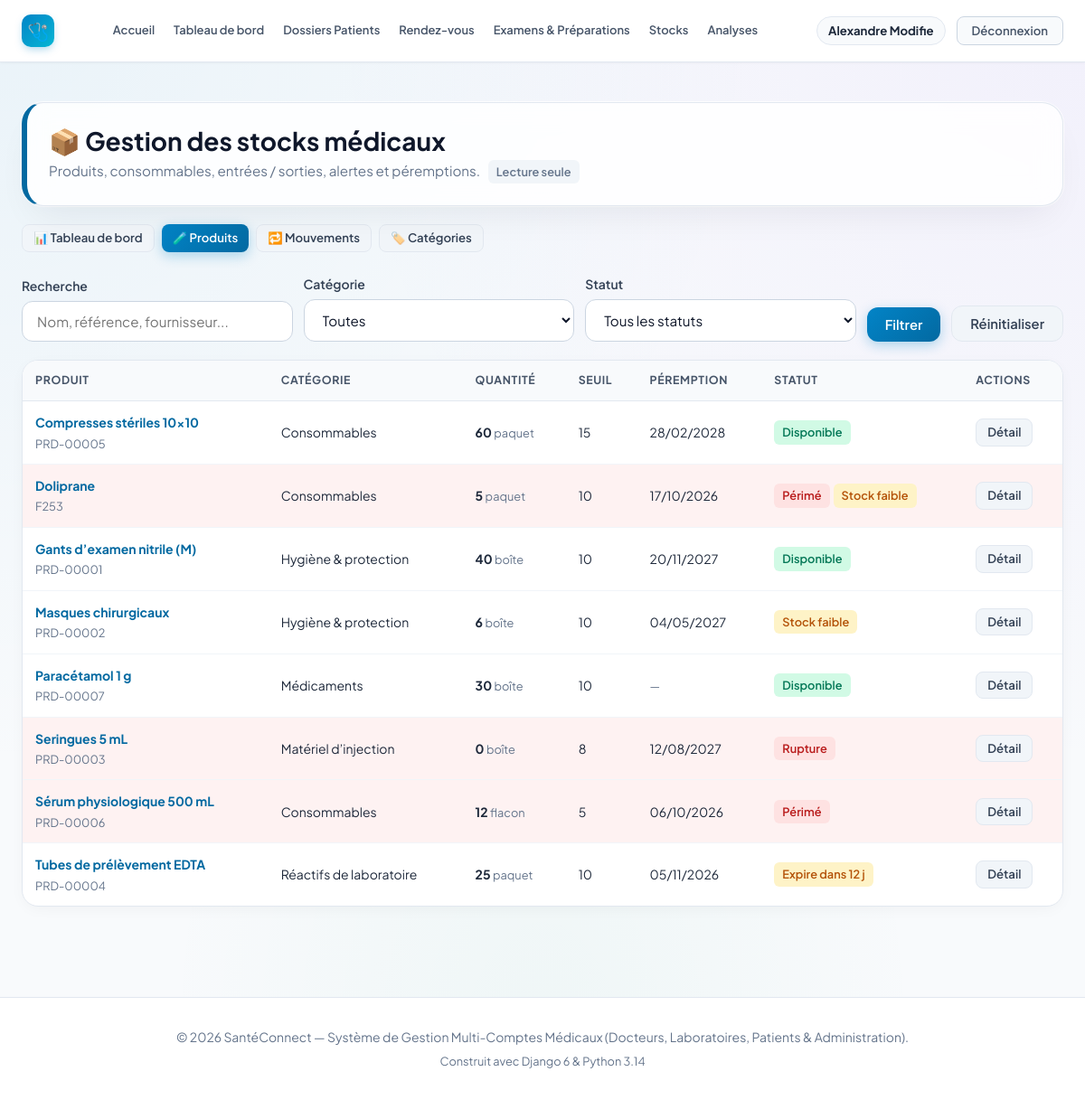
The app's page /stock/produits/ (signed in) with its own data.
### accounts/models.py (models this page shows, shortened)
class User(AbstractUser):
    class Role(models.TextChoices):
        ADMIN = 'ADMIN', 'Administrateur'
        DOCTEUR = 'DOCTEUR', 'Docteur'
        LABORATOIRE = 'LABORATOIRE', 'Laboratoire'
        PATIENT = 'PATIENT', 'Patient'
    role = models.CharField(
        max_length=20,
        choices=Role.choices,
        default=Role.PATIENT,
        verbose_name="Rôle utilisateur"
    )
    phone = models.CharField(max_length=25, blank=True, null=True, verbose_name="Téléphone")
    address = models.CharField(max_length=255, blank=True, null=True, verbose_name="Adresse")
    city = models.CharField(max_length=100, blank=True, null=True, verbose_name="Ville")
    is_verified = models.BooleanField(
        default=False,
        verbose_name="Compte certifié / validé",
        help_text="Coché par l'administrateur pour valider l'activité d'un docteur ou laboratoire."
    )
    objects = CustomUserManager()
    class Meta:
        verbose_name = "Utilisateur"
        verbose_name_plural = "Tous les Utilisateurs"
    @property
    def is_doctor(self):
        return self.role == self.Role.DOCTEUR
    @property
    def is_laboratory(self):
        return self.role == self.Role.LABORATOIRE
    @property
    def is_patient(self):
        return self.role == self.Role.PATIENT
    @property
    def is_admin_user(self):
        return self.role == self.Role.ADMIN or self.is_superuser

### stock/models.py (models this page shows, shortened)
class Produit(models.Model):
    class Unite(models.TextChoices):
        UNITE = "UNITE", "Unité"
        BOITE = "BOITE", "Boîte"
        PAQUET = "PAQUET", "Paquet"
        FLACON = "FLACON", "Flacon"
        SACHET = "SACHET", "Sachet"
        KIT = "KIT", "Kit"
        LITRE = "LITRE", "Litre"
    nom = models.CharField("Nom du produit", max_length=150)
    reference = models.CharField(
        "Référence", max_length=50, unique=True, null=True, blank=True,
        help_text="Laissez vide pour générer automatiquement (PRD-00001...).",
    )
    categorie = models.ForeignKey(
        Categorie, verbose_name="Catégorie", on_delete=models.SET_NULL,
        null=True, blank=True, related_name="produits",
    )
    unite = models.CharField("Unité", max_length=10, choices=Unite.choices, default=Unite.UNITE)
    fournisseur = models.CharField("Fournisseur", max_length=150, blank=True)
    emplacement = models.CharField(
        "Emplacement de stockage", max_length=100, blank=True,
        help_text="Ex. : Armoire B, étagère 2.",
    )
    prix_unitaire = models.DecimalField(
        "Prix unitaire (€)", max_digits=8, decimal_places=2, null=True, blank=True,
        validators=[MinValueValidator(0)],
    )
    quantite = models.PositiveIntegerField("Quantité en stock", default=0, editable=False)
    seuil_alerte = models.PositiveIntegerField(
        "Seuil d’alerte", default=10,
        help_text="Une alerte est affichée lorsque la quantité est inférieure ou égale à ce seuil.",
    )
    date_peremption = models.DateField(
        "Date de péremption", null=True, blank=True,
        help_text="Laissez vide pour un produit sans date de péremption.",
    )
    description = models.TextField("Description", blank=True)
    actif = models.BooleanField("Actif", default=True)
    created_at = models.DateTimeField(auto_now_add=True)
    updated_at = models.DateTimeField(auto_now=True)
    objects = ProduitQuerySet.as_manager()
    class Meta:
        verbose_name = "Produit médical"
        verbose_name_plural = "Produits médicaux"
        ordering = ["nom"]
    @property
    def jours_avant_peremption(self):
        if not self.date_peremption:
            return None
        return (self.date_peremption - timezone.localdate()).days
    @property
    def est_expire(self):
        jours = self.jours_avant_peremption
        return jours is not None and jours < 0
    @property
    def bientot_perime(self):
        jours = self.jours_avant_peremption
        return jours is not None and 0 <= jours <= seuil_peremption_jours()
    @property
    def en_rupture(self):
        return self.quantite == 0
    @property
    def stock_faible(self):
        return 0 < self.quantite <= self.seuil_alerte
    @property
    def statuts(self):
        res = []
        jours = self.jours_avant_peremption
        if self.est_expire:
            res.append(("expire", "Périmé", "danger"))
        elif self.bientot_perime:
            texte = "Expire aujourd’hui" if jours == 0 else f"Expire dans {jours} j"
            res.append(("bientot", texte, "pending"))
        if self.en_rupture:
            res.append(("rupture", "Rupture", "danger"))
        elif self.stock_faible:
            res.append(("faible", "Stock faible", "pending"))
        if not res:
            res.append(("normal", "Disponible", "verified"))
        return res

class Categorie(models.Model):
    nom = models.CharField("Nom", max_length=100, unique=True)
    description = models.CharField("Description", max_length=255, blank=True)
    class Meta:
        verbose_name = "Catégorie"
        verbose_name_plural = "Catégories"
        ordering = ["nom"]

### stock/views.py (the view)
# urls.py: path("produits/", views.produit_list, name="produit_list"),
@stock_consultation_requise
def produit_list(request):
    qs = Produit.objects.actifs().select_related("categorie")
    q = request.GET.get("q", "").strip()
    categorie = request.GET.get("categorie", "")
    statut = request.GET.get("statut", "")
    if q:
        qs = qs.filter(Q(nom__icontains=q) | Q(reference__icontains=q) | Q(fournisseur__icontains=q))
    if categorie.isdigit():
        qs = qs.filter(categorie_id=int(categorie))
    if statut in STATUT_FILTRES:
        qs = getattr(qs, STATUT_FILTRES[statut])()
    page, querystring = _paginer(request, qs)
    return render(request, "stock/produit_list.html", {
        "page_obj": page, "querystring": querystring, "q": q,
        "categorie_sel": categorie, "statut_sel": statut,
        "categories": Categorie.objects.all(), "statut_choices": STATUT_CHOICES,
        "can_manage": peut_gerer_stock(request.user),
    })

### stock/models.py (called while the page is built)
def seuil_peremption_jours():
    return getattr(settings, "STOCK_ALERTE_PEREMPTION_JOURS", 30)

    def actifs(self):
        return self.filter(actif=True)

### stock/permissions.py (called while the page is built)
def peut_consulter_stock(user):
    return user.is_authenticated and (user.is_admin_user or user.is_laboratory or user.is_doctor)

def peut_gerer_stock(user):
    return user.is_authenticated and (user.is_admin_user or user.is_laboratory)

def _creer_decorateur(verifier, message):
    def decorateur(vue):
        @wraps(vue)
        def enveloppe(request, *args, **kwargs):
            if not request.user.is_authenticated:
                return redirect_to_login(request.get_full_path())
            if not verifier(request.user):
                messages.error(request, message)
                return redirect("dashboard")
            return vue(request, *args, **kwargs)
        return enveloppe
    return decorateur

### stock/views.py (called while the page is built)
def _paginer(request, queryset, par_page=15):
    page = Paginator(queryset, par_page).get_page(request.GET.get("page"))
    params = request.GET.copy()
    params.pop("page", None)
    return page, params.urlencode()

### stock/templates/stock/produit_list.html (shortened to what this page needs)
{% extends 'base.html' %}
{% load static %}
{% block extra_css %}<link rel="stylesheet" href="{% static 'stock/stock.css' %}">{% endblock %}
{% block content %}
<div class="container">
    {% include 'stock/_header.html' with active='produits' %}
    <form method="get" class="filters-bar">
        <div class="form-group"><label class="form-label" for="f-q">Recherche</label>
            <input type="text" id="f-q" name="q" value="{{ q }}" class="form-input" placeholder="Nom, référence, fournisseur..."></div>
        <div class="form-group"><label class="form-label" for="f-cat">Catégorie</label>
            <select id="f-cat" name="categorie" class="form-select">
                <option value="">Toutes</option>
            </select></div>
        <div class="form-group"><label class="form-label" for="f-statut">Statut</label>
            <select id="f-statut" name="statut" class="form-select">
                {% for val, label in statut_choices %}<option value="{{ val }}" {% if statut_sel == val %}selected{% endif %}>{{ label }}</option>{% endfor %}
            </select></div>
        <button type="submit" class="btn btn-primary">Filtrer</button>
        <a href="{% url 'stock:produit_list' %}" class="btn btn-secondary">Réinitialiser</a>
    </form>
    <div class="table-responsive">
        <table class="data-table">
            <thead><tr>
                <th>Produit</th><th>Catégorie</th><th>Quantité</th><th>Seuil</th><th>Péremption</th><th>Statut</th><th>Actions</th>
            </tr></thead>
            <tbody>
            {% for p in page_obj %}
                <tr class="{% if p.est_expire or p.en_rupture %}row-danger{% endif %}">
                    <td><a href="{% url 'stock:produit_detail' p.pk %}"><strong>{{ p.nom }}</strong></a><br><span class="muted">{{ p.reference }}</span></td>
                    <td>{{ p.categorie.nom|default:"—" }}</td>
                    <td><strong>{{ p.quantite }}</strong> <span class="muted">{{ p.get_unite_display|lower }}</span></td>
                    <td>{{ p.seuil_alerte }}</td>
                    <td>{% if p.date_peremption %}{{ p.date_peremption|date:"d/m/Y" }}{% else %}<span class="muted">—</span>{% endif %}</td>
                    <td>{% include 'stock/_pills.html' with produit=p %}</td>
                    <td style="white-space:nowrap;">
                        <a href="{% url 'stock:produit_detail' p.pk %}" class="btn btn-secondary btn-sm">Détail</a>
                    </td>
                </tr>
            {% empty %}
                <tr><td colspan="7" class="empty-state" style="text-align:center;">Aucun produit ne correspond à votre recherche.</td></tr>
            {% endfor %}
            </tbody>
        </table>
    </div>
    <div style="height:40px;"></div>
</div>
{% endblock %}

### templates/base.html (shortened to what this page needs)
{% load static %}
<!DOCTYPE html>
<html lang="fr">
<head>
    <link rel="stylesheet" href="{% static 'css/style.css' %}?v=20261022_1">
    {% block extra_css %}{% endblock %}
</head>
<body>
    <nav class="navbar" id="main-navbar">
        <div class="container navbar-inner">
            <div class="navbar-brand-section">
                <a href="{% url 'home' %}" class="logo-brand" id="brand-logo-link">
                    <span class="logo-icon">🩺</span>
                </a>
            </div>
            <div class="nav-links" id="main-nav-links">
                <a href="{% url 'home' %}" class="nav-item-link" id="nav-home">Accueil</a>
                {% if user.is_authenticated %}
                <a href="{% url 'dashboard' %}" class="nav-item-link" id="nav-dashboard">Tableau de bord</a>
                {% if user.is_admin_user or user.is_doctor %}
                <a href="{% url 'dossiers_patients_list' %}" class="nav-item-link" id="nav-dossiers">Dossiers Patients</a>
                {% endif %}
                {% if user.is_admin_user or user.is_doctor or user.is_patient %}
                <a href="{% url 'rendezvous:rdv_list' %}" class="nav-item-link" id="nav-rendezvous">Rendez-vous</a>
                {% endif %}
                {% if user.is_admin_user or user.is_doctor %}
                <a href="{% url 'examens_list' %}" class="nav-item-link" id="nav-examens">Examens &amp; Préparations</a>
                {% endif %}
                {% if user.is_admin_user or user.is_laboratory or user.is_doctor %}
                <a href="{% url 'stock:dashboard' %}" class="nav-item-link" id="nav-stock">Stocks</a>
                {% endif %}
                {% if user.is_admin_user or user.is_laboratory or user.is_doctor %}
                <a href="{% url 'laboratoire:demande_list' %}" class="nav-item-link" id="nav-laboratoire">Analyses</a>
                {% endif %}
                {% endif %}
            </div>
            <div class="navbar-user-actions" id="nav-user-actions">
                {% if user.is_authenticated %}
                <div class="nav-user-badge" id="nav-user-profile">
                    <a href="{% url 'profile' %}" class="nav-user-name-link" id="nav-profile-edit" title="Mon profil">{{ user.first_name|default:user.username }}</a>
                </div>
                <a href="{% url 'logout' %}" class="nav-logout-btn" id="btn-nav-logout">Déconnexion</a>
                {% else %}
                <a href="{% url 'login' %}" class="btn btn-outline btn-sm" id="btn-nav-login">Connexion</a>
                <a href="{% url 'register' %}" class="btn btn-primary btn-sm" id="btn-nav-register">Créer un compte</a>
                {% endif %}
            </div>
        </div>
    </nav>
    <main style="flex: 1; padding: 24px 0 60px;">
        {% block content %}{% endblock %}
    </main>
    <footer class="footer">
        <div class="container">
            <p>© 2026 SantéConnect — Système de Gestion Multi-Comptes Médicaux (Docteurs, Laboratoires, Patients &
                Administration).</p>
            <p style="margin-top: 6px; font-size: 0.8rem; color: #64748b;">Construit avec Django 6 & Python 3.14</p>
        </div>
    </footer>
</body>
</html>

### stock/templates/stock/_pills.html
<div class="stock-pills">{% for code, label, css in produit.statuts %}<span class="status-pill {{ css }}">{{ label }}</span>{% endfor %}</div>

### stock/static/stock/stock.css (style rules this page uses)
.status-pill.danger { background: #fee2e2; color: #b91c1c; }
.stock-pills { display: flex; flex-wrap: wrap; gap: 4px; }
.row-danger { background: #fef2f2; }
.filters-bar { display: flex; flex-wrap: wrap; gap: 12px; align-items: flex-end; margin-bottom: 20px; }
.filters-bar .form-group { margin-bottom: 0; flex: 1 1 180px; }
.muted { color: var(--text-muted); font-size: 0.8rem; }

### records on screen
User: first_name "Alexandre Modifie"
Produit: nom "Compresses stériles 10x10", reference "PRD-00005", categorie.nom "Consommables", quantite "60", unite "paquet", seuil_alerte "15", date_peremption "28/02/2028", statuts "Disponible"
Produit: nom "Doliprane", reference "F253", categorie.nom "Consommables", quantite "5", unite "paquet", seuil_alerte "10", date_peremption "17/10/2026", statuts "Périmé" "Stock faible"
Produit: nom "Gants d’examen nitrile (M)", reference "PRD-00001", categorie.nom "Hygiène & protection", quantite "40", unite "boîte", seuil_alerte "10", date_peremption "20/11/2027", statuts "Disponible"
Produit: nom "Masques chirurgicaux", reference "PRD-00002", categorie.nom "Hygiène & protection", quantite "6", unite "boîte", seuil_alerte "10", date_peremption "04/05/2027", statuts "Stock faible"
Produit: nom "Paracétamol 1 g", reference "PRD-00007", categorie.nom "Médicaments", quantite "30", unite "boîte", seuil_alerte "10", statuts "Disponible"
Produit: nom "Seringues 5 mL", reference "PRD-00003", categorie.nom "Matériel d’injection", quantite "0", unite "boîte", seuil_alerte "8", date_peremption "12/08/2027", statuts "Rupture"
Produit: nom "Sérum physiologique 500 mL", reference "PRD-00006", categorie.nom "Consommables", quantite "12", unite "flacon", seuil_alerte "5", date_peremption "06/10/2026", statuts "Périmé"
Produit: nom "Tubes de prélèvement EDTA", reference "PRD-00004", categorie.nom "Réactifs de laboratoire", quantite "25", unite "paquet", seuil_alerte "10", date_peremption "05/11/2026", statuts "Expire dans 12 j"

### other values on screen
form field statut "Tous les statuts"
